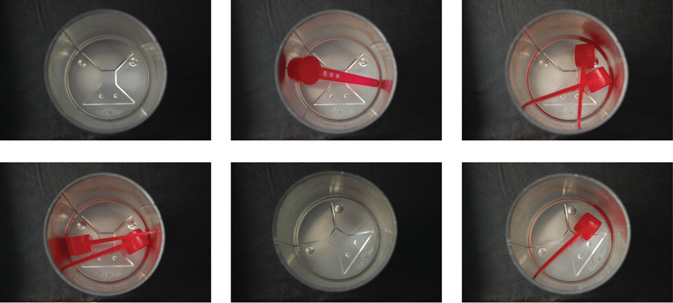
#> input picture prob1/baby_food_can.bmp, 673 x 303 px
$ python prob1.py
#> lines starting #> are read from the running program, lines starting #| are printed output that depends on the picture; after the words box and inside, x2 and y2 are one past the last pixel; in counts of white or black regions, pixels touching at a corner belong together
### utilities.py
__author__ = 'Johnson'
import numpy as np
import matplotlib.pyplot as plt
import matplotlib.axes as axes

# [5 lines left out: function my_range, not called in this run]

def my_imshow(img, ax=None, show=False, **kwargs):
    if ax is None:
        ax = plt.gca()
    # [7 lines left out: function format_coord, not called in this run]
    im = ax.imshow(img, **kwargs)
    # ax.invert_yaxis()
    ax.format_coord = format_coord
    plt.draw()
    if(show):
        plt.show()
    return im

# [136 lines left out: functions plot_mip, compare_vol, display_projections, not called in this run]

import math

class Point:

    # [59 lines left out: functions __init__, __add__, __sub__, length, normalize, dot, not called in this run]

    def __str__(self):
        return "Point (%f,%f)" % (self.x, self.y)

class Rectangle:
    """
    rectangle class
    """
    # [32 lines left out: functions __init__, contains, not called in this run]

class Line:

    # [99 lines left out: functions __init__, LineIntersectsLine, GetLinesIntersection, AngleBetweenLines, LineIntersectsRect, not called in this run]

import math

# [146 lines left out: functions rotation_matrix, rot2anglesExtrinsic, test_rot2anglesExtrinsic, not called in this run]

def rot2anglesIntrinsic(R, order='zyx'):
    return rot2anglesExtrinsic(R, order)[::-1]


def rand_color():
    return np.random.randint(0,255,(1,3))[0]

# [52 lines left out: functions euler231ToQuat, gimbal_lock_example, not called in this run]

### prob1.py
__author__ = 'Johnson'

import cv2
import numpy as np
from utilities import my_imshow
import matplotlib.pyplot as plt

filename = "./prob1/baby_food_can.bmp"
bgr_img = cv2.imread(filename)
#> bgr_img is the input picture: shape (303, 673, 3); mean B, G, R 83.1, 85.9, 93.1
# cv2.imshow('Image', bgr_img)
# cv2.waitKey(0)
# cv2.destroyAllWindows()

b,g,r = cv2.split(bgr_img)       # get b,g,r
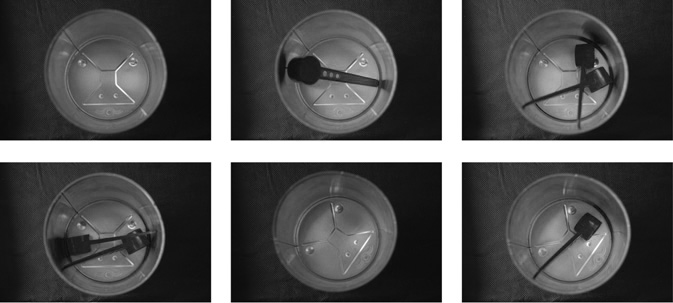
#> b: shape (303, 673); min 0, max 255, mean 83.1
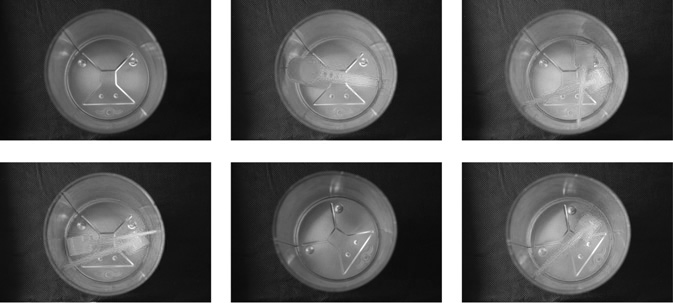
#> r: shape (303, 673); min 0, max 255, mean 93.1
rgb_img = cv2.merge([r,g,b])     # switch it to rgb

(w, h, na) = rgb_img.shape
#> w = 303; h = 673; na = 3
xstops = [0, 225, 450, h]
#> xstops = [0, 225, 450, 673]
ystops = [0, 150, w]
#> ystops = [0, 150, 303]
images = []
i = 0

for x in range(3):
    for y in range(2):
        sub_img = rgb_img[ystops[y]:ystops[y+1], xstops[x]:xstops[x+1], :]
        ax = plt.subplot(2, 3, i+1)
        images.append(sub_img)
        my_imshow(sub_img, ax=ax)
        i += 1
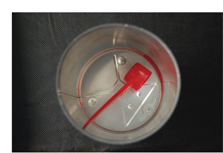
#> sub_img: shape (153, 223, 3); mean R, G, B 98.5, 91.8, 88
#> after the loop, i = 6; images = 6 items


def plot_color_histogram(rbg_img):
    color = ('r','g','b')
    for i, col in enumerate(color):
        histr = cv2.calcHist([rbg_img], [i], None, [256], [0,256])
        plt.plot(histr, color=col)
        plt.xlim([0,256])

def test_for_red(rgb_img):
    red_boundaries = ([100, 15, 17],
                      [255, 56, 50])
    # create NumPy arrays from the boundaries
    lower = np.array(red_boundaries[0], dtype = "uint8")
    upper = np.array(red_boundaries[1], dtype = "uint8")

    # find the colors within the specified boundaries and apply
    # the mask
    mask = cv2.inRange(rgb_img, lower, upper)
    mask[mask>0] = 1
    return mask
# [8 lines of commented-out code are left out]
i = 1
f = plt.figure()
for image in images:
    ax = plt.subplot(2, 3, i)
    mask = test_for_red(image)
    red_density = np.sum(mask)

    if red_density == 0:
        plt.title("No spoon found")
    elif red_density < 1000:
        plt.title("found one spoon")
    else:
        plt.title("found more than one spoon")

    my_imshow(mask, ax=ax)
    i += 1
#> this loop made 6 passes
#> red_density on passes 1 to 6: 0, 1642, 911, 0, 1546, 654
#> pass 2, `mask = test_for_red(image)`:
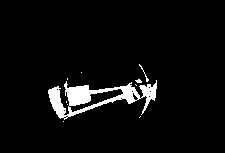
#> mask: shape (153, 225); values 0 (black) and 1 (white), 4.8% white; 10 white regions (8 under 20 px), largest, box (x1, y1, x2, y2) and area: (48, 80, 157, 120) 1584, (139, 64, 149, 82) 28
#> after the loop:
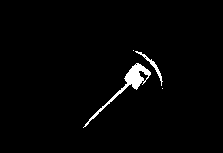
#> mask: shape (153, 223); values 0 (black) and 1 (white), 1.9% white; 4 white regions (2 under 20 px), largest, box (x1, y1, x2, y2) and area: (83, 63, 151, 128) 531, (135, 51, 163, 86) 121
#> after the loop, i = 7

plt.show()
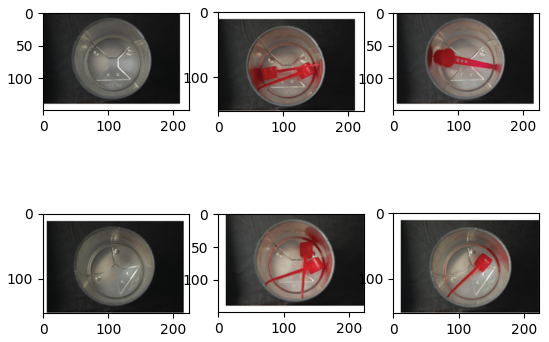
#> figure drawn by matplotlib, 6 panels
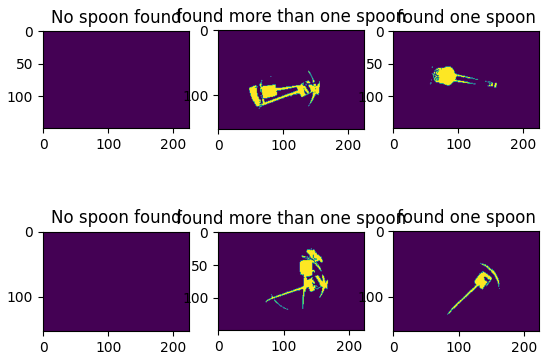
#> figure drawn by matplotlib, 6 panels
